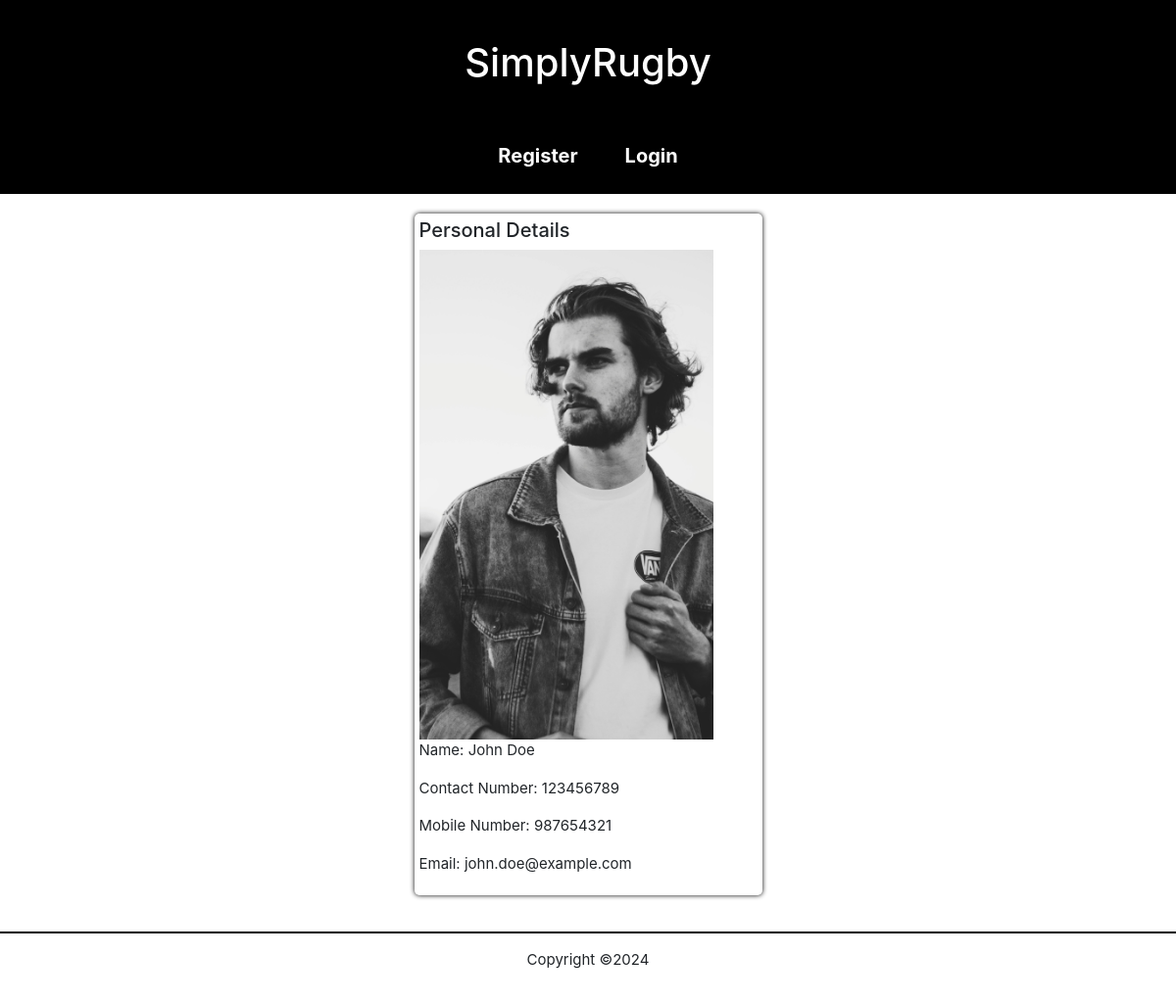
The app's page /coach-page.php?id=1 with its own data.
### tables this page shows
CREATE TABLE coaches(
  coach_id INT PRIMARY KEY AUTO_INCREMENT,
  user_id INT,
  first_name  varchar(32) NOT NULL,
  last_name  varchar(32) NOT NULL,
  dob DATE,
  contact_no  varchar(40) NOT NULL,
  mobile_no  varchar(40),
  email_address varchar(45),
  filename VARCHAR(64),
  FOREIGN KEY (user_id) REFERENCES users (user_id)
);

### coach-page.php (called while the page is built, shortened)
<?php
require("classes/components.php");
require("classes/utils.php");
require("classes/coach.php");
$coach = Coach::getCoach($_GET["id"]);
?>
<?php
Components::singleCoach($coach);
?>

### classes/coach.php (called while the page is built)
<?php
class Coach {
    public static function getCoach($coachId){
        $conn = Connection::connect();
        $stmt = $conn->prepare(SQL::$getCoachById);
        $stmt->execute([$coachId]);
        $coach = $stmt->fetch();
        return $coach;
    }
}

### classes/utils.php (called while the page is built, shortened)
<?php
class Utils {
  public static function escape($input) {
    return trim(htmlspecialchars($input));
  }
}

### components/coach-single.php (the view)
<main class="content-wrapper profile-content">
<div class="profile-content-container">
    <div class="profile-container">
        <div class="profile-items">
            <h2>Personal Details</h2>
            <img class="profile-img" src="images/<?php echo $filename; ?>" alt="Cover of <?php echo $firstName; ?>" class="profile-img">
            <p><?php echo 'Name: ', $firstName, ' ', $lastName; ?></p>
            <p><?php echo 'Contact Number: ', $contactNo; ?></p>
            <p><?php echo 'Mobile Number: ', $mobileNumber; ?></p>
            <p><?php echo 'Email: ', $emailAddress; ?></p>
        </div>
    </div>
</div>
</main>

### css/style.css (style rules this page uses)
* { box-sizing: border-box; }
body { margin: 0; overflow-x: hidden; }
body, button, input, textarea, select { font-family: "Arial", "Helvetica", sans-serif; font-size: 16px; }
.content-wrapper { margin: auto; width: 100%; }
@media screen and (min-width:320px) { .profile-content-container { margin:15px 0; display: flex; flex-direction: column; align-items: center; } }
@media screen and (min-width:320px) { .profile-items { width: 355px; margin: 0 auto; } }
@media screen and (min-width:320px) { .profile-img { width:355px; height: 350px; object-fit: cover; } }
@media screen and (min-width:320px) { p, .skills-card div { font-size: 15px; } }
@media screen and (min-width:320px) { h2 { font-size: 20px; } }
@media screen and (min-width:320px) { .profile-items, .skills-card { margin:5px; padding:5px; border-radius: 5px; box-shadow: black 0 0 5px 0px; } }
@media screen and (min-width:320px) { p, body, td, input, select, button { font-family: -apple-system,system-ui,BlinkMacSystemFont,'Segoe UI',Roboto,'Helvetica Neue',Arial,sans-serif; } }
@media screen and (min-width: 950px) { .content-wrapper { width: 973px; } }
@media screen and (min-width: 950px) { .profile-img { height: 500px; width: 300px; object-fit: cover; } }
@media screen and (min-width: 950px) { .profile-content { width: 100%; } }
@media screen and (min-width: 950px) { .profile-container { display: flex; flex-direction: column; flex-wrap: wrap; justify-content: flex-start; align-items: stretch; align-content: flex-start; } }
@media screen and (min-width: 950px) { .profile-items:nth-child(1) { display: block; flex-grow: 0; flex-shrink: 1; flex-basis: auto; align-self: auto; order: 0; } }
@media screen and (min-width: 950px) { .profile-content-container { display: flex; flex-direction: row; align-items: start; justify-content: center; gap:16px; } }
@media screen and (min-width: 950px) { .profile-items, .skills-card { margin:5px; padding:5px; border-radius: 5px; box-shadow: black 0 0 5px 0px; } }

### records on screen
coaches: filename (picture), first_name "John", last_name "Doe", contact_no "123456789", mobile_no "987654321", email_address "john.doe@example.com"
